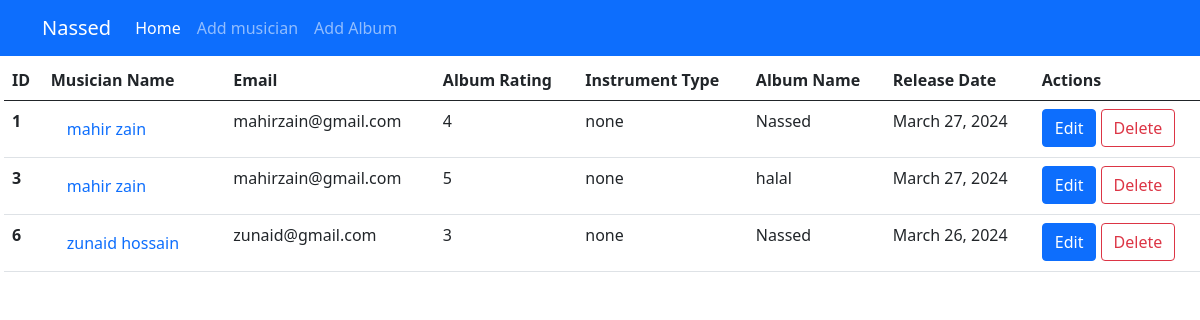
The page / on the database its author committed.
### Album/models.py (models this page shows, shortened)
class Album(models.Model):
    Album_Name=models.CharField(max_length=50)
    Album_release_date=models.DateField()
    Rating = models.IntegerField(choices=((1, '1'), (2, '2'), (3, '3'), (4, '4'), (5, '5')))
    musician=models.ForeignKey(musician,on_delete=models.CASCADE )

### musician/models.py (models this page shows)
class musician(models.Model):
    First_Name=models.CharField(max_length=50)
    Last_Name =models.CharField(max_length=50)
    Email=models.EmailField()
    Phone_number=models.IntegerField()
    Instrument_Type=models.CharField(max_length=50)
    def __str__(self):
        return self.First_Name+" "+self.Last_Name

### Musicians_Directory/views.py (the view)
# urls.py: path('',views.home ,name='album'),
def home(request):
    data=Album.objects.all()
    data1=musician.objects.all()
    info={'data1':data1}
    return render(request,'home.html',{'data':data})

### templates/home.html (shortened to what this page needs)
<!DOCTYPE html>
<html lang="en">
<head>
    <link href="https://cdn.jsdelivr.net/npm/bootstrap@5.0.2/dist/css/bootstrap.min.css" rel="stylesheet">
</head>
<body>
    <nav class="navbar navbar-expand-lg navbar-dark bg-primary p-2">
        <div class="container">
          <a class="navbar-brand" href="#">Nassed</a>
          <div class="collapse navbar-collapse" id="navbarNav">
            <ul class="navbar-nav">
              <li class="nav-item">
                <a class="nav-link active" aria-current="page" href="{% url 'home' %}">Home</a>
              </li>
              <li class="nav-item">
                <a class="nav-link" href="{% url 'musician' %}">Add musician</a>
              </li>
              <li class="nav-item">
                <a class="nav-link" href="{% url 'album' %}">Add Album</a>
              </li>
            </ul>
          </div>
        </div>
      </nav>
    {% block container %}
    <table class="table m-1">
        <thead>
          <tr>
            <th scope="col">ID</th>
            <th scope="col">Musician Name</th>
            <th scope="col">Email</th>
            <th scope="col">Album Rating</th>
            <th scope="col">Instrument Type</th>
            <th scope="col">Album Name</th>
            <th scope="col">Release Date</th>
            <th scope="col">Actions</th>
          </tr>
        </thead>
        <tbody>
          {% for i in data %}
          <tr>
            <th scope="row">
              {{i.id}}
            </th>
            <td><a class="nav-link" href="{% url 'edit_musician' i.musician.id %}">{{i.musician}}</a></td>
            <td>{{i.musician.Email}}</td>
            <td>{{i.Rating}}</td>
            <td>
              {{i.musician.Instrument_Type}}
            </td>
            <td>{{i.Album_Name}}</td>
            <td>{{i.Album_release_date}}</td>
            <td>
              <a href="{% url 'edit' i.id %}" class="btn btn-primary">Edit</a>
              <a href="{% url 'delete' i.id %}" class="btn btn-outline-danger">Delete</a>
            </td>
          </tr>
          {% endfor %}
        </tbody>
      </table>
    {% endblock container %}
</body>
</html>

### rows shown on the page
Album: id "1", musician "mahir zain", musician.Email "mahirzain@gmail.com", Rating "4", musician.Instrument_Type "none", Album_Name "Nassed", Album_release_date "March 27, 2024"
Album: id "3", musician "mahir zain", musician.Email "mahirzain@gmail.com", Rating "5", musician.Instrument_Type "none", Album_Name "halal", Album_release_date "March 27, 2024"
Album: id "6", musician "zunaid hossain", musician.Email "zunaid@gmail.com", Rating "3", musician.Instrument_Type "none", Album_Name "Nassed", Album_release_date "March 26, 2024"
